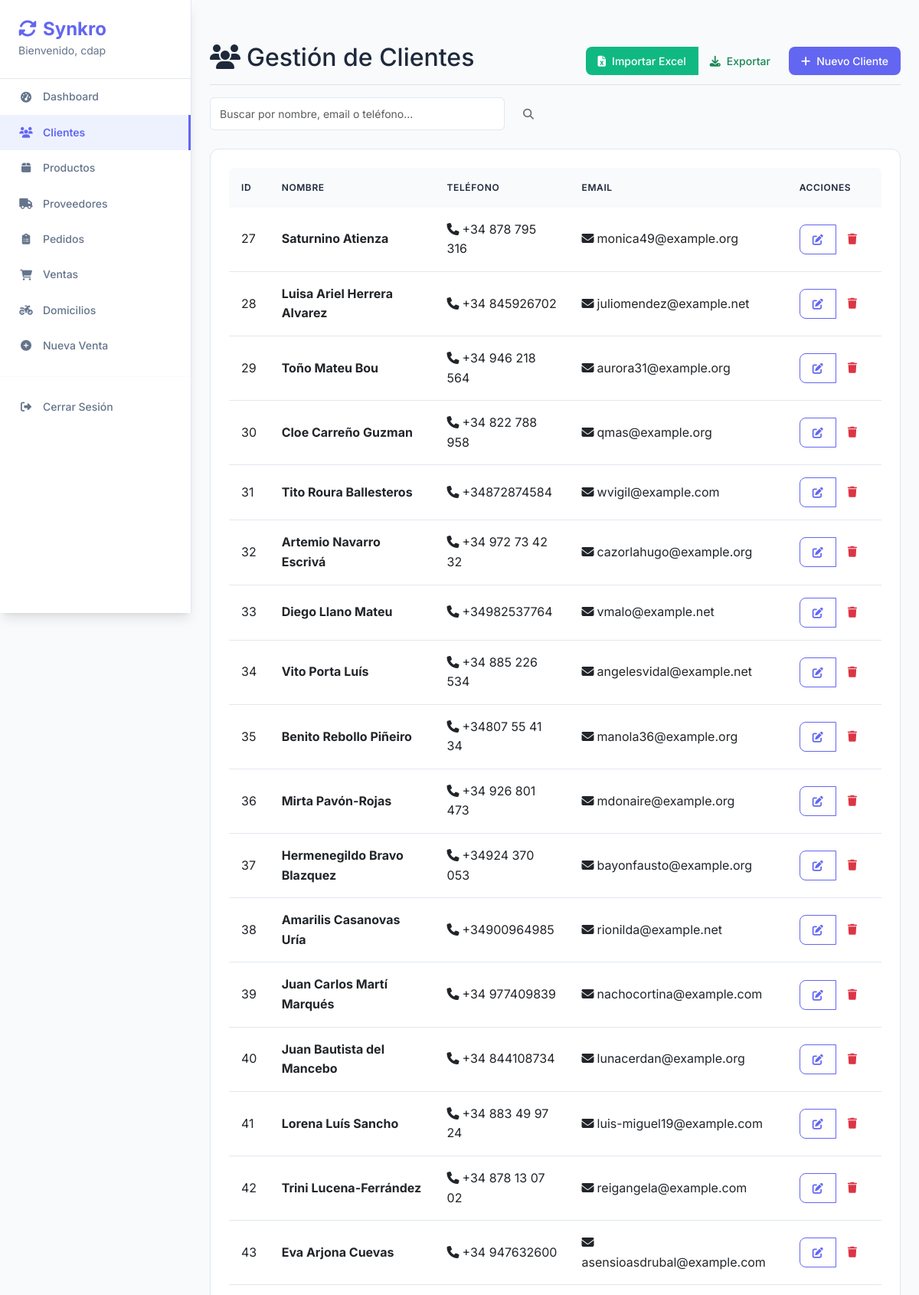
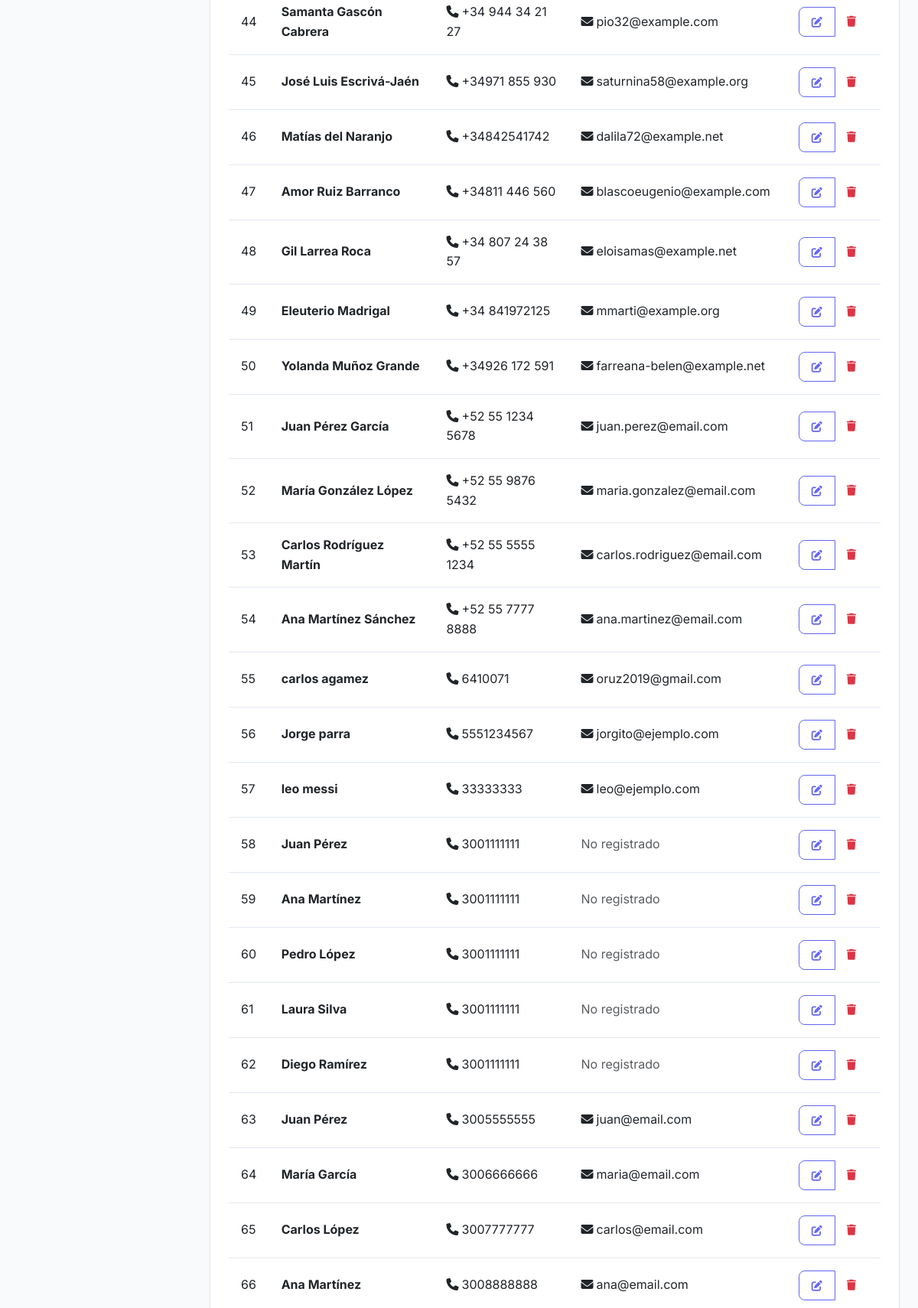
The app's page /clientes/ (signed in, upper part) with its own data (2 pictures, top to bottom).
### core/models.py (models this page shows, shortened)
class Cliente(models.Model):
    nombre = models.CharField(max_length=200)
    telefono = models.CharField(max_length=20, blank=True)
    email = models.EmailField(unique=True, blank=True, null=True)
    razon_social = models.CharField(max_length=200, blank=True)
    direccion = models.CharField(max_length=200, blank=True)

### core/views.py (the view)
# urls.py: path('clientes/', views.cliente_list, name='cliente_list'),
@login_required
def cliente_list(request):
    search = request.GET.get('search', '')
    clientes = Cliente.objects.all()
    if search:
        clientes = clientes.filter(
            Q(nombre__icontains=search) |
            Q(email__icontains=search) |
            Q(telefono__icontains=search)
        )
    return render(request, 'clientes/list.html', {
        'clientes': clientes,
        'search': search
    })

### core/templates/clientes/list.html (shortened to what this page needs)
{% extends 'base.html' %}
{% block content %}
<div class="d-flex justify-content-between flex-wrap flex-md-nowrap align-items-center pt-3 pb-2 mb-3 border-bottom">
    <h1 class="h2"><i class="fas fa-users me-2"></i>Gestión de Clientes</h1>
    <div class="btn-toolbar mb-2 mb-md-0">
        <div class="btn-group me-2">
            <button type="button" class="btn btn-success" data-bs-toggle="modal" data-bs-target="#importarModal">
                <i class="fas fa-file-excel me-2"></i>Importar Excel
            </button>
            <a href="{% url 'clientes_exportar_excel' %}" class="btn btn-outline-success">
                <i class="fas fa-download me-2"></i>Exportar
            </a>
        </div>
        <a href="{% url 'cliente_add' %}" class="btn btn-primary">
            <i class="fas fa-plus me-2"></i>Nuevo Cliente
        </a>
    </div>
</div>
<div class="row mb-4">
    <div class="col-md-6">
        <form method="get" class="d-flex">
            <input type="text" name="search" class="form-control me-2"
                   placeholder="Buscar por nombre, email o teléfono..."
                   value="{{ search }}">
            <button type="submit" class="btn btn-outline-secondary">
                <i class="fas fa-search"></i>
            </button>
        </form>
    </div>
</div>
<div class="card">
    <div class="card-body">
        {% if clientes %}
        <div class="table-responsive">
            <table class="table table-hover">
                <thead>
                    <tr>
                        <th>ID</th>
                        <th>Nombre</th>
                        <th>Teléfono</th>
                        <th>Email</th>
                        <th>Acciones</th>
                    </tr>
                </thead>
                <tbody>
                    {% for cliente in clientes %}
                    <tr>
                        <td>{{ cliente.id }}</td>
                        <td>
                            <strong>{{ cliente.nombre }}</strong>
                        </td>
                        <td>
                            {% if cliente.telefono %}
                                <i class="fas fa-phone me-1"></i>{{ cliente.telefono }}
                            {% else %}
                                <span class="text-muted">No registrado</span>
                            {% endif %}
                        </td>
                        <td>
                            {% if cliente.email %}
                                <i class="fas fa-envelope me-1"></i>{{ cliente.email }}
                            {% else %}
                                <span class="text-muted">No registrado</span>
                            {% endif %}
                        </td>
                        <td>
                            <div class="btn-group" role="group">
                                <a href="{% url 'cliente_edit' cliente.id %}"
                                   class="btn btn-sm btn-outline-primary" title="Editar">
                                    <i class="fas fa-edit"></i>
                                </a>
                                <a href="{% url 'cliente_delete' cliente.id %}"
                                   class="btn btn-sm btn-outline-danger" title="Eliminar">
                                    <i class="fas fa-trash"></i>
                                </a>
                            </div>
                        </td>
                    </tr>
                    {% endfor %}
                </tbody>
            </table>
        </div>
        {% endif %}
    </div>
</div>
{% endblock %}

### core/templates/base.html (shortened to what this page needs)
<!DOCTYPE html>
<html lang="es">
<head>
    <link href="https://cdn.jsdelivr.net/npm/bootstrap@5.3.0/dist/css/bootstrap.min.css" rel="stylesheet">
    <link href="https://cdnjs.cloudflare.com/ajax/libs/font-awesome/6.4.0/css/all.min.css" rel="stylesheet">
</head>
<body>
    <nav class="sidebar">
        <div class="sidebar-brand">
            <h4>
                <i class="fas fa-sync-alt me-2"></i>Synkro
            </h4>
            {% if user.is_authenticated %}
                <small>Bienvenido, {{ user.username }}</small>
            {% endif %}
        </div>
        {% if user.is_authenticated %}
        <ul class="nav flex-column">
            <li class="nav-item">
                <a class="nav-link {% if request.resolver_match.url_name == 'dashboard' %}active{% endif %}" href="{% url 'dashboard' %}">
                    <i class="fas fa-tachometer-alt"></i>Dashboard
                </a>
            </li>
            <li class="nav-item">
                <a class="nav-link {% if 'cliente' in request.resolver_match.url_name %}active{% endif %}" href="{% url 'cliente_list' %}">
                    <i class="fas fa-users"></i>Clientes
                </a>
            </li>
            <li class="nav-item">
                <a class="nav-link {% if 'producto' in request.resolver_match.url_name %}active{% endif %}" href="{% url 'producto_list' %}">
                    <i class="fas fa-box"></i>Productos
                </a>
            </li>
            <li class="nav-item">
                <a class="nav-link {% if 'proveedor' in request.resolver_match.url_name %}active{% endif %}" href="{% url 'proveedor_list' %}">
                    <i class="fas fa-truck"></i>Proveedores
                </a>
            </li>
            <li class="nav-item">
                <a class="nav-link {% if 'pedido' in request.resolver_match.url_name %}active{% endif %}" href="{% url 'pedido_list' %}">
                    <i class="fas fa-clipboard-list"></i>Pedidos
                </a>
            </li>
            <li class="nav-item">
                <a class="nav-link {% if 'venta' in request.resolver_match.url_name %}active{% endif %}" href="{% url 'venta_list' %}">
                    <i class="fas fa-shopping-cart"></i>Ventas
                </a>
            </li>
            <li class="nav-item">
                <a class="nav-link {% if 'domicilio' in request.resolver_match.url_name %}active{% endif %}" href="{% url 'domicilios_home' %}">
                    <i class="fas fa-motorcycle"></i>Domicilios
                </a>
            </li>
            <li class="nav-item">
                <a class="nav-link" href="{% url 'nueva_venta' %}">
                    <i class="fas fa-plus-circle"></i>Nueva Venta
                </a>
            </li>
            <hr>
            <li class="nav-item">
                <a class="nav-link" href="{% url 'logout' %}">
                    <i class="fas fa-sign-out-alt"></i>Cerrar Sesión
                </a>
            </li>
        </ul>
        {% endif %}
    </nav>
    <main class="main-content">
                <div class="pt-3 pb-2 mb-3">
        {% block content %}
        {% endblock %}
    </main>
</body>
</html>

### core/templates/base.html (style rules this page uses)
:root { --primary-color: #6366f1; --primary-light: #818cf8; --primary-dark: #4f46e5; --secondary-color: #64748b; --success-color: #10b981; --warning-color: #f59e0b; --danger-color: #ef4444; --light-bg: #f8fafc; --white-bg: #ffffff; --dark-text: #1e293b; --light-text: #64748b; --border-color: #e2e8f0; --shadow-sm: 0 1px 2px 0 rgb(0 0 0 / 0.05); --shadow-md: 0 4px 6px -1px rgb(0 0 0 / 0.1), 0 2px 4px -2px rgb(0 0 0 / 0.1); --shadow-lg: 0 10px 15px -3px rgb(0 0 0 / 0.1), 0 4px 6px -4px rgb(0 0 0 / 0.1); }
body { background-color: var(--light-bg); font-family: 'Inter', -apple-system, BlinkMacSystemFont, 'Segoe UI', sans-serif; color: var(--dark-text); line-height: 1.6; }
.sidebar { min-height: 100vh; background: var(--white-bg); border-right: 1px solid var(--border-color); box-shadow: var(--shadow-lg); position: fixed; top: 0; left: 0; width: 250px; z-index: 1000; overflow-y: auto; }
.sidebar .nav-link { color: var(--light-text); padding: 12px 24px; margin: 0; border-radius: 0; transition: all 0.2s ease; font-weight: 500; font-size: 0.875rem; display: flex; align-items: center; gap: 12px; }
.sidebar .nav-link i { width: 20px; text-align: center; }
.sidebar .nav-link.active { color: var(--primary-color); background-color: #eef2ff; border-right: 3px solid var(--primary-color); font-weight: 600; }
.sidebar-brand { padding: 24px; border-bottom: 1px solid var(--border-color); }
.sidebar-brand h4 { color: var(--primary-color); font-weight: 700; font-size: 1.5rem; margin: 0; }
.sidebar-brand small { color: var(--light-text); font-size: 0.875rem; }
.main-content { background-color: var(--light-bg); min-height: 100vh; padding: 24px; margin-left: 250px; }
.card { background: var(--white-bg); border: 1px solid var(--border-color); border-radius: 12px; box-shadow: var(--shadow-sm); transition: all 0.2s ease; }
.card-body { padding: 24px; }
.btn { font-weight: 500; border-radius: 8px; padding: 8px 16px; font-size: 0.875rem; transition: all 0.2s ease; border: none; }
.btn-primary { background-color: var(--primary-color); color: white; }
.btn-success { background-color: var(--success-color); color: white; }
.btn-outline-primary { border: 1px solid var(--primary-color); color: var(--primary-color); background: transparent; }
.table { background: var(--white-bg); border-radius: 8px; overflow: hidden; box-shadow: var(--shadow-sm); margin-bottom: 0; }
.table thead th { background-color: #f8fafc; color: var(--dark-text); border: none; font-weight: 600; font-size: 0.75rem; text-transform: uppercase; letter-spacing: 0.05em; padding: 16px; }
.table tbody td { padding: 16px; border-color: var(--border-color); vertical-align: middle; }
.form-control, .form-select { border-radius: 6px; border: 1px solid var(--border-color); padding: 10px 12px; font-size: 0.875rem; transition: all 0.2s ease; }
hr { border-color: var(--border-color); margin: 16px 0; }

### records on screen
Cliente: id "27", nombre "Saturnino Atienza", telefono "+34 878 795 316", email "monica49@example.org"
Cliente: id "28", nombre "Luisa Ariel Herrera Alvarez", telefono "+34 845926702", email "juliomendez@example.net"
Cliente: id "29", nombre "Toño Mateu Bou", telefono "+34 946 218 564", email "aurora31@example.org"
Cliente: id "30", nombre "Cloe Carreño Guzman", telefono "+34 822 788 958", email "qmas@example.org"
Cliente: id "31", nombre "Tito Roura Ballesteros", telefono "+34872874584", email "wvigil@example.com"
Cliente: id "32", nombre "Artemio Navarro Escrivá", telefono "+34 972 73 42 32", email "cazorlahugo@example.org"
Cliente: id "33", nombre "Diego Llano Mateu", telefono "+34982537764", email "vmalo@example.net"
Cliente: id "34", nombre "Vito Porta Luís", telefono "+34 885 226 534", email "angelesvidal@example.net"
Cliente: id "35", nombre "Benito Rebollo Piñeiro", telefono "+34807 55 41 34", email "manola36@example.org"
Cliente: id "36", nombre "Mirta Pavón-Rojas", telefono "+34 926 801 473", email "mdonaire@example.org"
Cliente: id "37", nombre "Hermenegildo Bravo Blazquez", telefono "+34924 370 053", email "bayonfausto@example.org"
Cliente: id "38", nombre "Amarilis Casanovas Uría", telefono "+34900964985", email "rionilda@example.net"
Cliente: id "39", nombre "Juan Carlos Martí Marqués", telefono "+34 977409839", email "nachocortina@example.com"
Cliente: id "40", nombre "Juan Bautista del Mancebo", telefono "+34 844108734", email "lunacerdan@example.org"
Cliente: id "41", nombre "Lorena Luís Sancho", telefono "+34 883 49 97 24", email "luis-miguel19@example.com"
Cliente: id "42", nombre "Trini Lucena-Ferrández", telefono "+34 878 13 07 02", email "reigangela@example.com"
Cliente: id "43", nombre "Eva Arjona Cuevas", telefono "+34 947632600", email "asensioasdrubal@example.com"
Cliente: id "44", nombre "Samanta Gascón Cabrera", telefono "+34 944 34 21 27", email "pio32@example.com"
Cliente: id "45", nombre "José Luis Escrivá-Jaén", telefono "+34971 855 930", email "saturnina58@example.org"
Cliente: id "46", nombre "Matías del Naranjo", telefono "+34842541742", email "dalila72@example.net"
Cliente: id "47", nombre "Amor Ruiz Barranco", telefono "+34811 446 560", email "blascoeugenio@example.com"
Cliente: id "48", nombre "Gil Larrea Roca", telefono "+34 807 24 38 57", email "eloisamas@example.net"
Cliente: id "49", nombre "Eleuterio Madrigal", telefono "+34 841972125", email "mmarti@example.org"
Cliente: id "50", nombre "Yolanda Muñoz Grande", telefono "+34926 172 591", email "farreana-belen@example.net"
Cliente: id "51", nombre "Juan Pérez García", telefono "+52 55 1234 5678", email "juan.perez@email.com"
Cliente: id "52", nombre "María González López", telefono "+52 55 9876 5432", email "maria.gonzalez@email.com"
Cliente: id "53", nombre "Carlos Rodríguez Martín", telefono "+52 55 5555 1234", email "carlos.rodriguez@email.com"
Cliente: id "54", nombre "Ana Martínez Sánchez", telefono "+52 55 7777 8888", email "ana.martinez@email.com"
Cliente: id "55", nombre "carlos agamez", telefono "6410071", email "oruz2019@gmail.com"
Cliente: id "56", nombre "Jorge parra", telefono "5551234567", email "jorgito@ejemplo.com"
Cliente: id "57", nombre "leo messi", telefono "33333333", email "leo@ejemplo.com"
Cliente: id "58", nombre "Juan Pérez", telefono "3001111111", shows "No registrado"
Cliente: id "59", nombre "Ana Martínez", telefono "3001111111", shows "No registrado"
Cliente: id "60", nombre "Pedro López", telefono "3001111111", shows "No registrado"
Cliente: id "61", nombre "Laura Silva", telefono "3001111111", shows "No registrado"
Cliente: id "62", nombre "Diego Ramírez", telefono "3001111111", shows "No registrado"
Cliente: id "63", nombre "Juan Pérez", telefono "3005555555", email "juan@email.com"
Cliente: id "64", nombre "María García", telefono "3006666666", email "maria@email.com"
Cliente: id "65", nombre "Carlos López", telefono "3007777777", email "carlos@email.com"
Cliente: id "66", nombre "Ana Martínez", telefono "3008888888", email "ana@email.com"

### other values on screen
{{ user.username }} "cdap"
